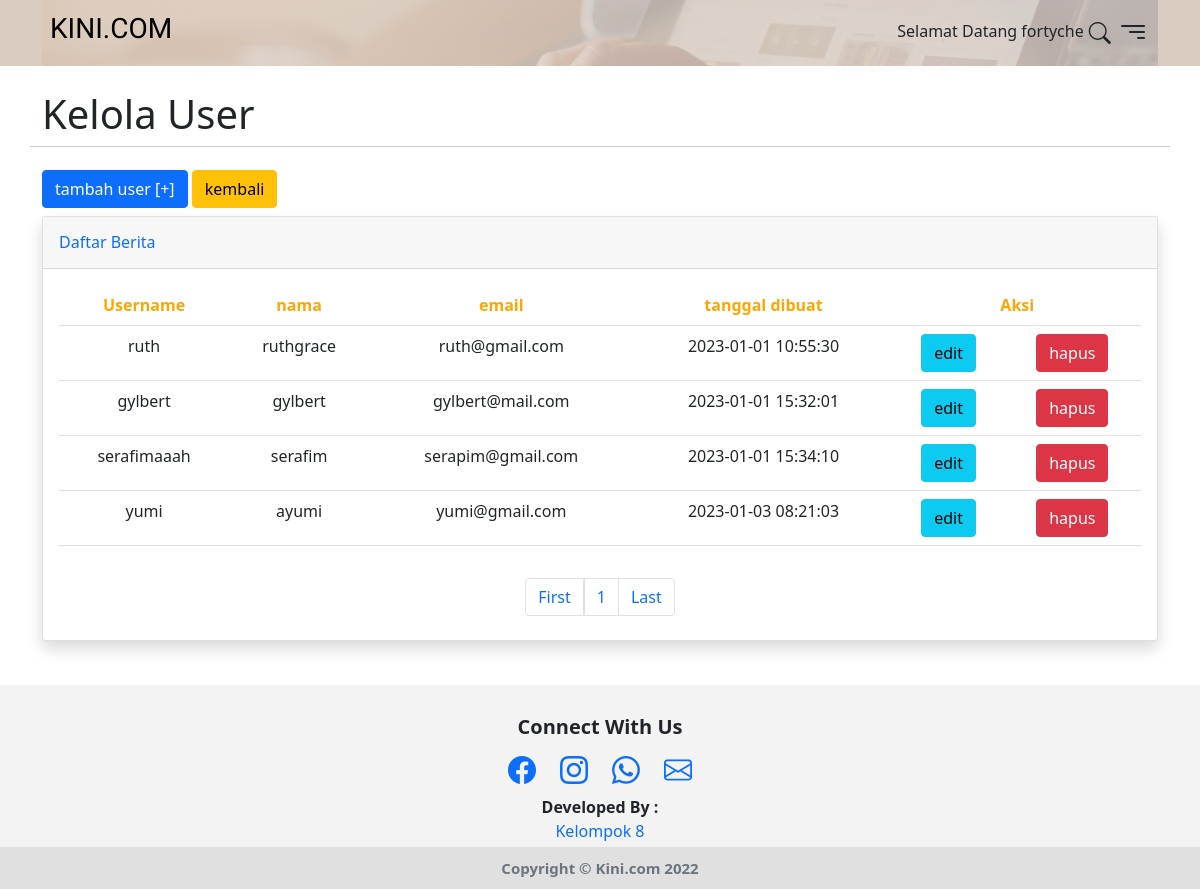
The app's page /index.php?p=keluser (signed in) with its own data.
### tables this page shows
CREATE TABLE `user` (
  `id` int(11) NOT NULL,
  `username` varchar(50) NOT NULL,
  `nama` varchar(50) NOT NULL,
  `email` varchar(50) NOT NULL,
  `password` varchar(255) NOT NULL,
  `level` int(11) NOT NULL,
  `tanggalbuat` timestamp NOT NULL DEFAULT current_timestamp(),
  `profil` varchar(255) NOT NULL
);

### admin/kelola_user.php (the view, shortened to what this page needs)
<?php
require_once "function.php";
$perpage = 6;
$page = isset($_GET['page']) ? $_GET['page'] : "";
if (empty($page)) {
    $num = 0;
    $page = 1;
} else {
    $num = ($page - 1) * $perpage;
}
?>
<section id="content">
    <div class="container ">
        <div class="row ">
            <span class="text h1">Kelola User</span>
            <hr><br>
        </div>
        <div class="row">
            <div class="col">
                <a href="./?p=tambahuser" class="btn btn-primary mb-2">tambah user [+]</a>
                <a href="./?p=admin" class="btn btn-warning mb-2">kembali</a>
                <div class="card shadow mb-4 text-center">
                    <div class="card-header py-3 d-flex flex-row align-items-center justify-content-between">
                        <h6 class="m-0 font-weight-bold text-primary">Daftar Berita</h6>
                    </div>
                    <div class="card-body">
                        <?php
                        $query = "SELECT * FROM user WHERE level = 0 LIMIT  $num, $perpage";
                        $hasil = mysqli_query($koneksi, $query);
                        echo "<table class='table table bordered'>";
                        echo
                            "<tr> <th>Username</th> <th>nama</th> <th>email</th> <th>tanggal dibuat</th> <th colspan='2'>Aksi</th> </tr>";
                        foreach ($hasil as $data) {
                            echo "<tr>
                                                <td>" . $data['username'] . "</td>
                                                <td>" . $data['nama'] . "</td>
                                                <td>" . $data['email'] . "</td>
                                                <td>" . $data['tanggalbuat'] . "</td>";
                            echo "<td>
                                                    <form method='post' action='index.php?p=ubahuser&id=$data[id]'>
                                                        <input hidden type='text' name='id' value=" . $data['id'] . ">
                                                        <button type='submit' name='btnUpdate' class='btn btn-info'>edit</button>
                                                    </form>
                                                </td>";
                            echo "<td>
                                                    <form onsubmit=\"return confirm ('Anda yakin mau menghapus akun?');\"method='POST'>
                                                        <input hidden name='id' type='text' value=$data[id]>
                                                        <button type='submit' name='btnHapus' class='btn btn-danger'>hapus</button>
                                                    </form>
                                                </td> ";
                            echo " </tr>";
                        }
                        echo "</table>";
                        ?>
                    </div>
                    <?php
                    require_once "./function.php";
                    $sql = mysqli_query($koneksi, "SELECT * FROM user where level = 0");
                    $total_record = mysqli_num_rows($sql);
                    $total_page = ceil($total_record / $perpage); ?>
                    <ul class="pagination justify-content-center mb-4">
                        <?php
                        if ($page > 1) {
                            $prev = "<a href='./index.php?p=keluser&page=1' class='page-link'><span aria-hidden='true'>First</span></a>";
                        } else {
                            $prev = "<a href='./index.php?p=keluser&page=1' class='page-link'><span aria-hidden='true'>First</span></a>";
                        }
                        $number = '';
                        for ($i = 1; $i <= $total_page; $i++) {
                            if ($i == $page) {
                                $number .= "<li><a href='./index.php?p=keluser&page=$i' class='page-link'>$i</a></li>";
                            } else {
                                $number .= "<li><a href='./index.php?p=keluser&page=$i' class='page-link'>$i</a></li>";
                            }
                        }
                        if ($page < $total_page) {
                            $link = $page + 1;
                            $next = "<a href='./index.php?p=keluser&page=$total_page' class='page-link'><span aria-hidden='true'>Last</span></a>";
                        } else {
                            $next = "<a href='./index.php?p=keluser&page=$total_page' class='page-link'><span aria-hidden='true'>Last</span></a>";
                        }
                        ?>
                        <li class="page-item">
                            <?php echo $prev; ?>
                        </li>
                        <li class="page-item flex-col">
                            <?php echo $number; ?>
                        </li>
                        <li class="page-item">
                            <?php echo $next; ?>
                        </li>
                    </ul>
                </div>
            </div>
        </div>
    </div>
</section>

### assets/style/style.css (style rules this page uses)
section#content { margin-top: 90px; }
.card { transition: 1s; }
table tr th { padding-right: 14px; color: orange; vertical-align: middle; }

### records on screen
user: username "ruth", nama "ruthgrace", email "ruth@gmail.com", tanggalbuat "2023-01-01 10:55:30"
user: username "gylbert", nama "gylbert", email "gylbert@mail.com", tanggalbuat "2023-01-01 15:32:01"
user: username "serafimaaah", nama "serafim", email "serapim@gmail.com", tanggalbuat "2023-01-01 15:34:10"
user: username "yumi", nama "ayumi", email "yumi@gmail.com", tanggalbuat "2023-01-03 08:21:03"

### other values on screen
$_SESSION['username'] "fortyche"
